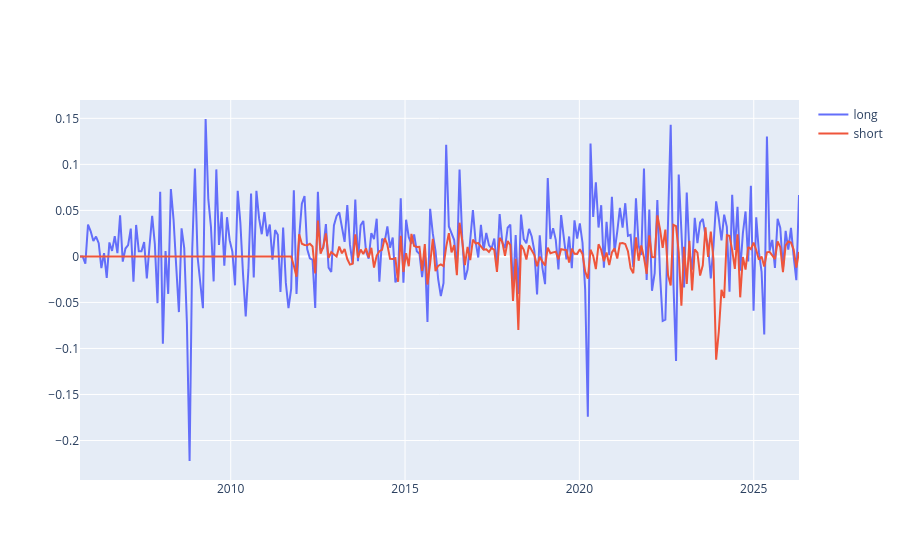

This figure's notebook cell:
### Code cell
import xarray as xr
da_mom = xr.open_dataarray('../simulation_data/momentum.nc')

band = 'dollar_ret_1p'
s_long = da_mom.sel(symbol = long_tickers, band = band).to_pandas().mean(axis = 0)
s_short = da_mom.sel(symbol = short_tickers, band = band).to_pandas().mean(axis = 0)

fig1 = go.Figure()
fig1.add_trace(go.Scatter(x = s_long.index, y = s_long.values, name = 'long'))
fig1.add_trace(go.Scatter(x = s_short.index, y = s_short.values, name = 'short'))



fig1.show()

### Figure 1 — Plotly figure (JSON) as saved in the notebook; plotly's stock layout.template omitted (floating-point values rounded to 4 significant figures; data arrays with more than 128 entries replaced by an {"elided": "..."} marker saying what was removed)
{"data": [{"name": "long", "type": "scatter", "x": {"elided": "270 str values"}, "y": {"elided": "270 float values"}}, {"name": "short", "type": "scatter", "x": {"elided": "270 str values"}, "y": {"elided": "270 float values"}}], "layout": {}}
